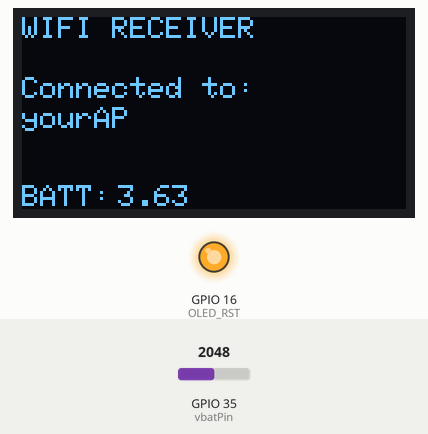
Simulated run of this sketch. Board: ESP32. Shown: 128×64 one-colour display, output pins drawn as LEDs (lit = HIGH). Inputs (shaded band) come from the test bench; at power-on: GPIO 35 (vbatPin) = 2048. WiFi joins after 1.5 s; servers stay silent unless stated; what the sketch prints to the serial monitor is not drawn.

Above: at 1.8 s.
At 5.9 s:
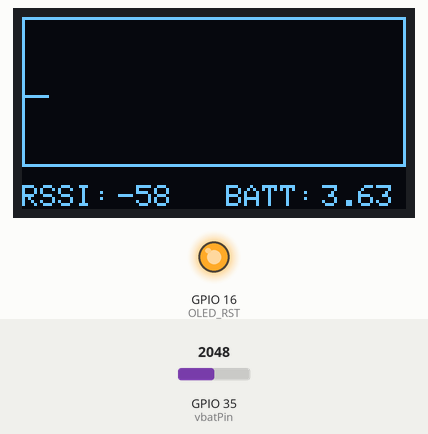
6.0 s: GPIO 35 (vbatPin) set to 2866
At 7.5 s:
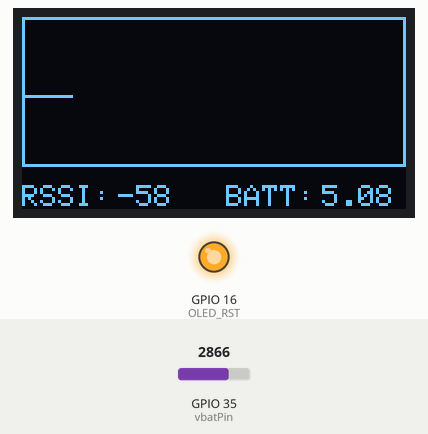
9.3 s: GPIO 35 (vbatPin) set to 3603
At 10.3 s:
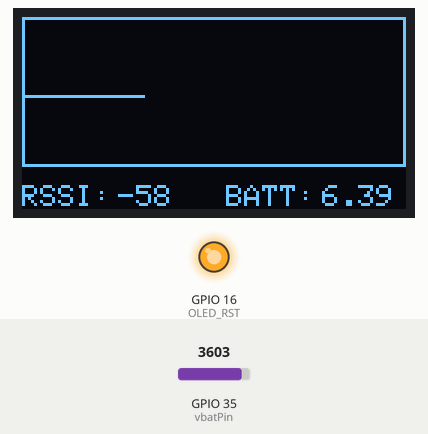
12.3 s: GPIO 35 (vbatPin) set to 4095
At 21.27 s:
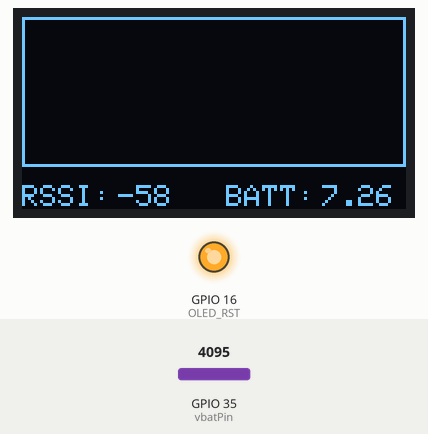
Timing chart, 0 to 21.4 s (numbered marks = the images above; inputs shaded):
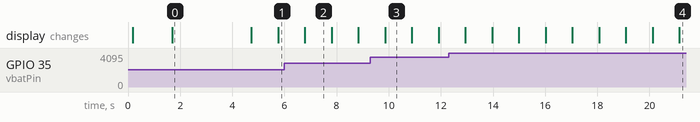

The sketch:

WiFi_RSSI.ino
```cpp
/*
 *  This sketch demonstrates how to scan WiFi networks.
 *  The API is almost the same as with the WiFi Shield library,
 *  the most obvious difference being the different file you need to include:
 */
#include "WiFi.h"

//Libraries for OLED Display
#include <Wire.h>
#include <Adafruit_GFX.h>
#include <Adafruit_SSD1306.h>

//OLED pins
#define OLED_SDA 4//21  //4
#define OLED_SCL 15//22 //15
#define OLED_RST 16//-1 //16
#define SCREEN_WIDTH 128 // OLED display width, in pixels
#define SCREEN_HEIGHT 64 // OLED display height, in pixels

const uint8_t vbatPin = 35;
float VBAT;

Adafruit_SSD1306 display(SCREEN_WIDTH, SCREEN_HEIGHT, &Wire, OLED_RST);

//SSID of your network
char ssid[] = "yourAP";
//password of your WPA Network
char pass[] = "yourPassword";

void setup()
{
  Serial.begin(115200);

  // Set WiFi to station mode and disconnect from an AP if it was previously connected
  WiFi.mode(WIFI_STA);
  WiFi.disconnect();
  delay(100);

  WiFi.begin(ssid, pass);


  Serial.println("");
  Serial.println("WiFi connected");
  Serial.println("IP address: ");
  Serial.println(WiFi.localIP());


  pinMode(vbatPin, INPUT);
  //reset OLED display via software
  pinMode(OLED_RST, OUTPUT);
  digitalWrite(OLED_RST, LOW);
  delay(20);
  digitalWrite(OLED_RST, HIGH);

  //initialize OLED
  Wire.begin(OLED_SDA, OLED_SCL);
  if(!display.begin(SSD1306_SWITCHCAPVCC, 0x3c, false, false)) { // Address 0x3C for 128x32
    Serial.println(F("SSD1306 allocation failed"));
    for(;;); // Don't proceed, loop forever
  }

  display.clearDisplay();
  display.setTextColor(WHITE);
  display.setTextSize(1);
  display.setCursor(0,0);
  display.print("WIFI RECEIVER ");
  display.display();

  while (WiFi.status() != WL_CONNECTED) {
      delay(500);
      Serial.print(".");
  }

  VBAT = (float)(analogRead(vbatPin)) / 4095*2*3.3*1.1;

  display.setCursor(0,20);
  display.println("Connected to:");
  display.setCursor(0,30);
  display.println(ssid);
  display.setCursor(0,56);
  display.print("BATT:");
  display.setCursor(32,56);
  display.print(VBAT);
  display.display();
  delay(3000);
}

void loop()
{
  VBAT = (float)(analogRead(vbatPin)) / 4095*2*3.3*1.1;
  long rssi = WiFi.RSSI();
  Serial.print("RSSI:");
  Serial.println(rssi);

  display.clearDisplay();
  display.setTextSize(1);

  graph_draw(rssi);

  display.setCursor(0,56);
  display.print("RSSI:");
  display.setCursor(32,56);
  display.print(rssi);
  display.setTextSize(1);
  display.setCursor(68,56);
  display.print("BATT:");
  display.setCursor(100,56);
  display.print(VBAT);

  display.display();
  delay(1000);
}
int inx = 0;
int value_y[20];
//range da 20 a 95 => 75, 75 sta a 50px =>75/50 = tengo 1.6
//quando ho 20 = 20/1.6 =12.5, calo 10, uguale con 95
//128/16 = 8 => inx*8
void graph_draw(int value){
  if(inx==0){
    for (int x = 0; x < 16; x++)
    {
      value_y[x] = 49;
    }
  }

  value_y[inx] = ((value*-1)/1.6)-10;
  //display.setCursor(60,26);
  //display.print(value_y[inx]);
  display.drawRect(0, 0, 128, 50, SSD1306_WHITE);
  for(int i=0;i<inx;i++){
    display.drawLine(i*8, value_y[i],(i+1)*8, value_y[i+1], SSD1306_WHITE);
  }
  inx++;
  if(inx>=16){
    inx=0;
  }
}
```

Measured:
- what the display in image 0 shows lasts 3.0 s, from 1.7 s to 4.7 s
